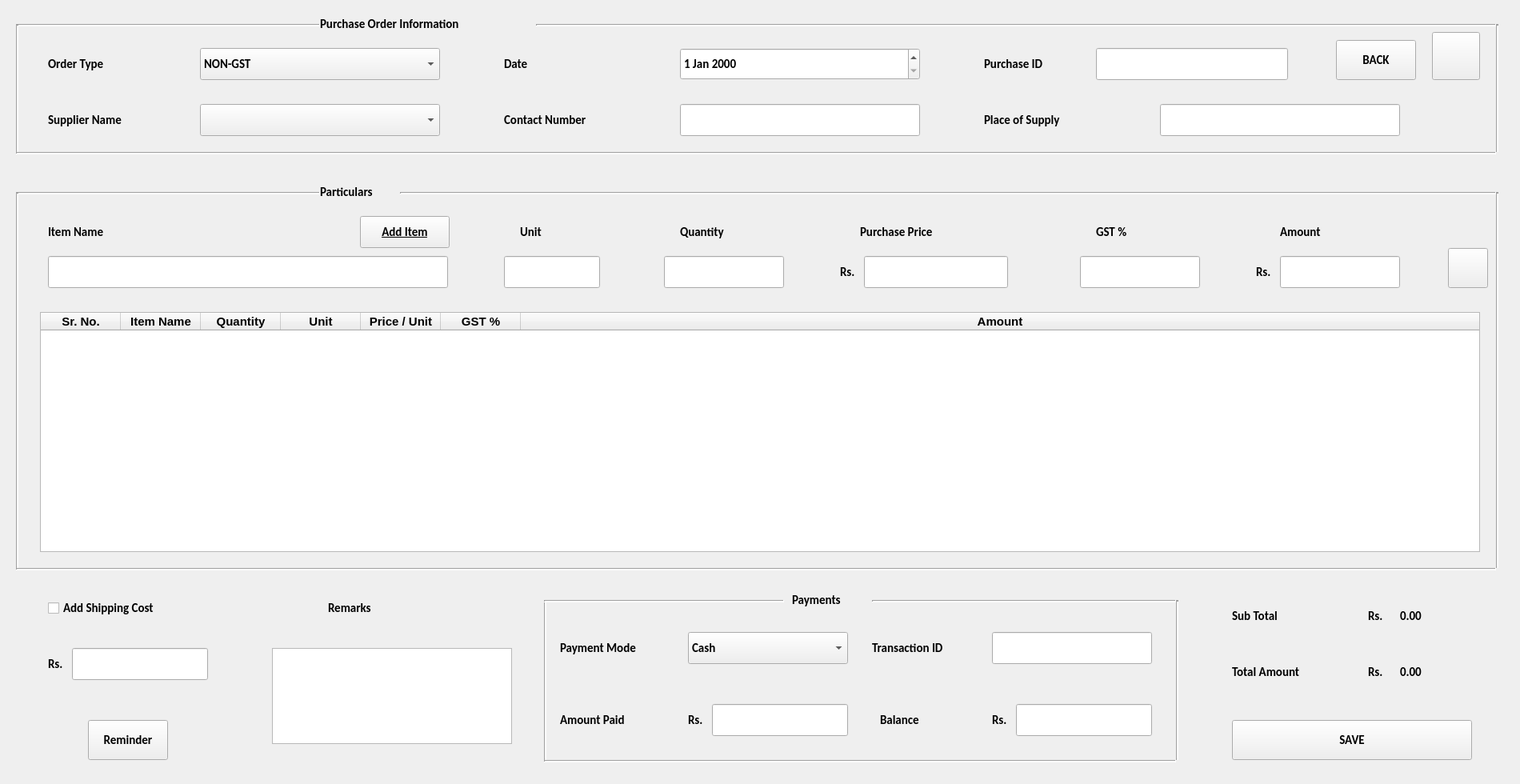
<?xml version="1.0" encoding="UTF-8"?>
<ui version="4.0">
 <class>Form</class>
 <widget class="QWidget" name="Form">
  <property name="geometry">
   <rect>
    <x>0</x>
    <y>0</y>
    <width>1900</width>
    <height>980</height>
   </rect>
  </property>
  <property name="sizePolicy">
   <sizepolicy hsizetype="Preferred" vsizetype="Preferred">
    <horstretch>0</horstretch>
    <verstretch>0</verstretch>
   </sizepolicy>
  </property>
  <property name="font">
   <font>
    <family>Calibri</family>
    <pointsize>11</pointsize>
    <weight>75</weight>
    <bold>true</bold>
   </font>
  </property>
  <property name="windowTitle">
   <string>New Purchases</string>
  </property>
  <widget class="QPushButton" name="homeButton">
   <property name="geometry">
    <rect>
     <x>1790</x>
     <y>40</y>
     <width>60</width>
     <height>60</height>
    </rect>
   </property>
   <property name="font">
    <font>
     <family>News706 BT</family>
     <pointsize>12</pointsize>
     <weight>75</weight>
     <bold>true</bold>
    </font>
   </property>
   <property name="text">
    <string/>
   </property>
   <property name="icon">
    <iconset>
     <normaloff>20.png</normaloff>20.png</iconset>
   </property>
   <property name="iconSize">
    <size>
     <width>80</width>
     <height>80</height>
    </size>
   </property>
  </widget>
  <widget class="QLabel" name="label">
   <property name="geometry">
    <rect>
     <x>400</x>
     <y>10</y>
     <width>300</width>
     <height>40</height>
    </rect>
   </property>
   <property name="text">
    <string>Purchase Order Information</string>
   </property>
  </widget>
  <widget class="QLabel" name="label_3">
   <property name="geometry">
    <rect>
     <x>400</x>
     <y>220</y>
     <width>100</width>
     <height>40</height>
    </rect>
   </property>
   <property name="text">
    <string>Particulars</string>
   </property>
  </widget>
  <widget class="QLabel" name="label_4">
   <property name="geometry">
    <rect>
     <x>60</x>
     <y>60</y>
     <width>150</width>
     <height>40</height>
    </rect>
   </property>
   <property name="text">
    <string>Order Type</string>
   </property>
  </widget>
  <widget class="QLabel" name="label_5">
   <property name="geometry">
    <rect>
     <x>60</x>
     <y>130</y>
     <width>150</width>
     <height>40</height>
    </rect>
   </property>
   <property name="text">
    <string>Supplier Name</string>
   </property>
  </widget>
  <widget class="QLabel" name="label_6">
   <property name="geometry">
    <rect>
     <x>630</x>
     <y>130</y>
     <width>200</width>
     <height>40</height>
    </rect>
   </property>
   <property name="text">
    <string>Contact Number</string>
   </property>
  </widget>
  <widget class="QLabel" name="label_7">
   <property name="geometry">
    <rect>
     <x>60</x>
     <y>270</y>
     <width>200</width>
     <height>40</height>
    </rect>
   </property>
   <property name="text">
    <string>Item Name</string>
   </property>
  </widget>
  <widget class="QDateEdit" name="dateEdit">
   <property name="geometry">
    <rect>
     <x>850</x>
     <y>60</y>
     <width>300</width>
     <height>40</height>
    </rect>
   </property>
  </widget>
  <widget class="QLabel" name="label_8">
   <property name="geometry">
    <rect>
     <x>630</x>
     <y>60</y>
     <width>200</width>
     <height>40</height>
    </rect>
   </property>
   <property name="text">
    <string>Date</string>
   </property>
  </widget>
  <widget class="QLabel" name="label_9">
   <property name="geometry">
    <rect>
     <x>1230</x>
     <y>130</y>
     <width>200</width>
     <height>40</height>
    </rect>
   </property>
   <property name="text">
    <string>Place of Supply</string>
   </property>
  </widget>
  <widget class="QLabel" name="label_10">
   <property name="geometry">
    <rect>
     <x>650</x>
     <y>270</y>
     <width>100</width>
     <height>40</height>
    </rect>
   </property>
   <property name="text">
    <string>Unit</string>
   </property>
  </widget>
  <widget class="QLabel" name="label_11">
   <property name="geometry">
    <rect>
     <x>850</x>
     <y>270</y>
     <width>100</width>
     <height>40</height>
    </rect>
   </property>
   <property name="text">
    <string>Quantity</string>
   </property>
  </widget>
  <widget class="QLabel" name="label_12">
   <property name="geometry">
    <rect>
     <x>1075</x>
     <y>270</y>
     <width>150</width>
     <height>40</height>
    </rect>
   </property>
   <property name="text">
    <string>Purchase Price</string>
   </property>
  </widget>
  <widget class="QLabel" name="label_13">
   <property name="geometry">
    <rect>
     <x>1370</x>
     <y>270</y>
     <width>100</width>
     <height>40</height>
    </rect>
   </property>
   <property name="text">
    <string>GST %</string>
   </property>
  </widget>
  <widget class="QLabel" name="label_14">
   <property name="geometry">
    <rect>
     <x>1600</x>
     <y>270</y>
     <width>100</width>
     <height>40</height>
    </rect>
   </property>
   <property name="text">
    <string>Amount</string>
   </property>
  </widget>
  <widget class="QCheckBox" name="shipping_CheckBox">
   <property name="geometry">
    <rect>
     <x>60</x>
     <y>740</y>
     <width>250</width>
     <height>40</height>
    </rect>
   </property>
   <property name="text">
    <string>Add Shipping Cost</string>
   </property>
  </widget>
  <widget class="QLabel" name="label_15">
   <property name="geometry">
    <rect>
     <x>700</x>
     <y>790</y>
     <width>150</width>
     <height>40</height>
    </rect>
   </property>
   <property name="text">
    <string>Payment Mode</string>
   </property>
  </widget>
  <widget class="QLabel" name="label_16">
   <property name="geometry">
    <rect>
     <x>1090</x>
     <y>790</y>
     <width>150</width>
     <height>40</height>
    </rect>
   </property>
   <property name="text">
    <string>Transaction ID</string>
   </property>
  </widget>
  <widget class="QLabel" name="label_17">
   <property name="geometry">
    <rect>
     <x>700</x>
     <y>880</y>
     <width>150</width>
     <height>40</height>
    </rect>
   </property>
   <property name="text">
    <string>Amount Paid</string>
   </property>
  </widget>
  <widget class="QLabel" name="label_18">
   <property name="geometry">
    <rect>
     <x>1100</x>
     <y>880</y>
     <width>150</width>
     <height>40</height>
    </rect>
   </property>
   <property name="text">
    <string>Balance</string>
   </property>
  </widget>
  <widget class="QLabel" name="label_19">
   <property name="geometry">
    <rect>
     <x>1540</x>
     <y>750</y>
     <width>100</width>
     <height>40</height>
    </rect>
   </property>
   <property name="text">
    <string>Sub Total</string>
   </property>
  </widget>
  <widget class="QLabel" name="label_20">
   <property name="geometry">
    <rect>
     <x>1540</x>
     <y>820</y>
     <width>130</width>
     <height>40</height>
    </rect>
   </property>
   <property name="text">
    <string>Total Amount</string>
   </property>
  </widget>
  <widget class="QLabel" name="label_21">
   <property name="geometry">
    <rect>
     <x>990</x>
     <y>730</y>
     <width>100</width>
     <height>40</height>
    </rect>
   </property>
   <property name="text">
    <string>Payments</string>
   </property>
  </widget>
  <widget class="Line" name="line">
   <property name="geometry">
    <rect>
     <x>20</x>
     <y>30</y>
     <width>380</width>
     <height>3</height>
    </rect>
   </property>
   <property name="lineWidth">
    <number>2</number>
   </property>
   <property name="orientation">
    <enum>Qt::Horizontal</enum>
   </property>
  </widget>
  <widget class="Line" name="line_2">
   <property name="geometry">
    <rect>
     <x>20</x>
     <y>30</y>
     <width>3</width>
     <height>160</height>
    </rect>
   </property>
   <property name="lineWidth">
    <number>2</number>
   </property>
   <property name="orientation">
    <enum>Qt::Vertical</enum>
   </property>
  </widget>
  <widget class="Line" name="line_3">
   <property name="geometry">
    <rect>
     <x>670</x>
     <y>30</y>
     <width>1200</width>
     <height>3</height>
    </rect>
   </property>
   <property name="font">
    <font>
     <pointsize>11</pointsize>
    </font>
   </property>
   <property name="lineWidth">
    <number>2</number>
   </property>
   <property name="orientation">
    <enum>Qt::Horizontal</enum>
   </property>
  </widget>
  <widget class="Line" name="line_4">
   <property name="geometry">
    <rect>
     <x>1870</x>
     <y>30</y>
     <width>3</width>
     <height>160</height>
    </rect>
   </property>
   <property name="lineWidth">
    <number>2</number>
   </property>
   <property name="orientation">
    <enum>Qt::Vertical</enum>
   </property>
  </widget>
  <widget class="QComboBox" name="orderType_CB">
   <property name="geometry">
    <rect>
     <x>250</x>
     <y>60</y>
     <width>300</width>
     <height>40</height>
    </rect>
   </property>
   <item>
    <property name="text">
     <string>NON-GST</string>
    </property>
   </item>
   <item>
    <property name="text">
     <string>GST</string>
    </property>
   </item>
  </widget>
  <widget class="QComboBox" name="supplier_CB">
   <property name="geometry">
    <rect>
     <x>250</x>
     <y>130</y>
     <width>300</width>
     <height>40</height>
    </rect>
   </property>
  </widget>
  <widget class="Line" name="line_5">
   <property name="geometry">
    <rect>
     <x>20</x>
     <y>190</y>
     <width>1850</width>
     <height>3</height>
    </rect>
   </property>
   <property name="font">
    <font>
     <pointsize>11</pointsize>
    </font>
   </property>
   <property name="lineWidth">
    <number>2</number>
   </property>
   <property name="orientation">
    <enum>Qt::Horizontal</enum>
   </property>
  </widget>
  <widget class="QLineEdit" name="contact_Edit">
   <property name="geometry">
    <rect>
     <x>850</x>
     <y>130</y>
     <width>300</width>
     <height>40</height>
    </rect>
   </property>
  </widget>
  <widget class="QLineEdit" name="place_Edit">
   <property name="geometry">
    <rect>
     <x>1450</x>
     <y>130</y>
     <width>300</width>
     <height>40</height>
    </rect>
   </property>
  </widget>
  <widget class="Line" name="line_6">
   <property name="geometry">
    <rect>
     <x>20</x>
     <y>240</y>
     <width>380</width>
     <height>3</height>
    </rect>
   </property>
   <property name="lineWidth">
    <number>2</number>
   </property>
   <property name="orientation">
    <enum>Qt::Horizontal</enum>
   </property>
  </widget>
  <widget class="Line" name="line_7">
   <property name="geometry">
    <rect>
     <x>20</x>
     <y>240</y>
     <width>3</width>
     <height>470</height>
    </rect>
   </property>
   <property name="lineWidth">
    <number>2</number>
   </property>
   <property name="orientation">
    <enum>Qt::Vertical</enum>
   </property>
  </widget>
  <widget class="Line" name="line_8">
   <property name="geometry">
    <rect>
     <x>500</x>
     <y>240</y>
     <width>1370</width>
     <height>3</height>
    </rect>
   </property>
   <property name="font">
    <font>
     <pointsize>11</pointsize>
    </font>
   </property>
   <property name="lineWidth">
    <number>2</number>
   </property>
   <property name="orientation">
    <enum>Qt::Horizontal</enum>
   </property>
  </widget>
  <widget class="Line" name="line_9">
   <property name="geometry">
    <rect>
     <x>1870</x>
     <y>240</y>
     <width>3</width>
     <height>470</height>
    </rect>
   </property>
   <property name="lineWidth">
    <number>2</number>
   </property>
   <property name="orientation">
    <enum>Qt::Vertical</enum>
   </property>
  </widget>
  <widget class="QLineEdit" name="itemName_Edit">
   <property name="geometry">
    <rect>
     <x>60</x>
     <y>320</y>
     <width>500</width>
     <height>40</height>
    </rect>
   </property>
  </widget>
  <widget class="QPushButton" name="addItemButton">
   <property name="geometry">
    <rect>
     <x>450</x>
     <y>270</y>
     <width>112</width>
     <height>40</height>
    </rect>
   </property>
   <property name="font">
    <font>
     <underline>true</underline>
    </font>
   </property>
   <property name="text">
    <string>Add Item</string>
   </property>
  </widget>
  <widget class="QLineEdit" name="unit_Edit">
   <property name="geometry">
    <rect>
     <x>630</x>
     <y>320</y>
     <width>120</width>
     <height>40</height>
    </rect>
   </property>
  </widget>
  <widget class="QLineEdit" name="quantity_Edit">
   <property name="geometry">
    <rect>
     <x>830</x>
     <y>320</y>
     <width>150</width>
     <height>40</height>
    </rect>
   </property>
  </widget>
  <widget class="QLineEdit" name="purchase_Edit">
   <property name="geometry">
    <rect>
     <x>1080</x>
     <y>320</y>
     <width>180</width>
     <height>40</height>
    </rect>
   </property>
  </widget>
  <widget class="QLabel" name="label_2">
   <property name="geometry">
    <rect>
     <x>1050</x>
     <y>320</y>
     <width>30</width>
     <height>40</height>
    </rect>
   </property>
   <property name="text">
    <string>Rs.</string>
   </property>
  </widget>
  <widget class="QLineEdit" name="gst_Edit">
   <property name="geometry">
    <rect>
     <x>1350</x>
     <y>320</y>
     <width>150</width>
     <height>40</height>
    </rect>
   </property>
  </widget>
  <widget class="QLineEdit" name="amount_Edit">
   <property name="geometry">
    <rect>
     <x>1600</x>
     <y>320</y>
     <width>150</width>
     <height>40</height>
    </rect>
   </property>
  </widget>
  <widget class="QLabel" name="label_22">
   <property name="geometry">
    <rect>
     <x>1570</x>
     <y>320</y>
     <width>30</width>
     <height>40</height>
    </rect>
   </property>
   <property name="text">
    <string>Rs.</string>
   </property>
  </widget>
  <widget class="QPushButton" name="addButton">
   <property name="geometry">
    <rect>
     <x>1810</x>
     <y>310</y>
     <width>50</width>
     <height>50</height>
    </rect>
   </property>
   <property name="text">
    <string/>
   </property>
  </widget>
  <widget class="QTableWidget" name="tableWidget">
   <property name="geometry">
    <rect>
     <x>50</x>
     <y>390</y>
     <width>1800</width>
     <height>300</height>
    </rect>
   </property>
   <property name="font">
    <font>
     <family>Arial</family>
     <pointsize>11</pointsize>
     <weight>75</weight>
     <bold>true</bold>
    </font>
   </property>
   <attribute name="horizontalHeaderShowSortIndicator" stdset="0">
    <bool>true</bool>
   </attribute>
   <attribute name="horizontalHeaderStretchLastSection">
    <bool>true</bool>
   </attribute>
   <column>
    <property name="text">
     <string>Sr. No.</string>
    </property>
   </column>
   <column>
    <property name="text">
     <string>Item Name</string>
    </property>
   </column>
   <column>
    <property name="text">
     <string>Quantity</string>
    </property>
   </column>
   <column>
    <property name="text">
     <string>Unit</string>
    </property>
   </column>
   <column>
    <property name="text">
     <string>Price / Unit</string>
    </property>
   </column>
   <column>
    <property name="text">
     <string>GST %</string>
    </property>
   </column>
   <column>
    <property name="text">
     <string>Amount</string>
    </property>
   </column>
  </widget>
  <widget class="Line" name="line_10">
   <property name="geometry">
    <rect>
     <x>20</x>
     <y>710</y>
     <width>1850</width>
     <height>3</height>
    </rect>
   </property>
   <property name="font">
    <font>
     <pointsize>11</pointsize>
    </font>
   </property>
   <property name="lineWidth">
    <number>2</number>
   </property>
   <property name="orientation">
    <enum>Qt::Horizontal</enum>
   </property>
  </widget>
  <widget class="QLineEdit" name="shipAmount_Edit">
   <property name="geometry">
    <rect>
     <x>90</x>
     <y>810</y>
     <width>170</width>
     <height>40</height>
    </rect>
   </property>
  </widget>
  <widget class="QLabel" name="label_23">
   <property name="geometry">
    <rect>
     <x>60</x>
     <y>810</y>
     <width>30</width>
     <height>40</height>
    </rect>
   </property>
   <property name="text">
    <string>Rs.</string>
   </property>
  </widget>
  <widget class="QPushButton" name="reminderButton">
   <property name="geometry">
    <rect>
     <x>110</x>
     <y>900</y>
     <width>100</width>
     <height>50</height>
    </rect>
   </property>
   <property name="text">
    <string>Reminder</string>
   </property>
  </widget>
  <widget class="QPushButton" name="saveButton">
   <property name="geometry">
    <rect>
     <x>1540</x>
     <y>900</y>
     <width>300</width>
     <height>50</height>
    </rect>
   </property>
   <property name="text">
    <string>SAVE</string>
   </property>
  </widget>
  <widget class="QLabel" name="label_24">
   <property name="geometry">
    <rect>
     <x>1710</x>
     <y>750</y>
     <width>30</width>
     <height>40</height>
    </rect>
   </property>
   <property name="text">
    <string>Rs.</string>
   </property>
  </widget>
  <widget class="QLabel" name="label_25">
   <property name="geometry">
    <rect>
     <x>1710</x>
     <y>820</y>
     <width>30</width>
     <height>40</height>
    </rect>
   </property>
   <property name="text">
    <string>Rs.</string>
   </property>
  </widget>
  <widget class="QLabel" name="subAmount_label">
   <property name="geometry">
    <rect>
     <x>1750</x>
     <y>750</y>
     <width>100</width>
     <height>40</height>
    </rect>
   </property>
   <property name="text">
    <string>0.00</string>
   </property>
  </widget>
  <widget class="QLabel" name="tamount_label">
   <property name="geometry">
    <rect>
     <x>1750</x>
     <y>820</y>
     <width>100</width>
     <height>40</height>
    </rect>
   </property>
   <property name="text">
    <string>0.00</string>
   </property>
  </widget>
  <widget class="QLabel" name="label_28">
   <property name="geometry">
    <rect>
     <x>860</x>
     <y>880</y>
     <width>30</width>
     <height>40</height>
    </rect>
   </property>
   <property name="text">
    <string>Rs.</string>
   </property>
  </widget>
  <widget class="QLineEdit" name="amountPaid_Edit">
   <property name="geometry">
    <rect>
     <x>890</x>
     <y>880</y>
     <width>170</width>
     <height>40</height>
    </rect>
   </property>
  </widget>
  <widget class="QLabel" name="label_29">
   <property name="geometry">
    <rect>
     <x>1240</x>
     <y>880</y>
     <width>30</width>
     <height>40</height>
    </rect>
   </property>
   <property name="text">
    <string>Rs.</string>
   </property>
  </widget>
  <widget class="QLineEdit" name="balance_Edit">
   <property name="geometry">
    <rect>
     <x>1270</x>
     <y>880</y>
     <width>170</width>
     <height>40</height>
    </rect>
   </property>
  </widget>
  <widget class="QComboBox" name="paymode_CB">
   <property name="geometry">
    <rect>
     <x>860</x>
     <y>790</y>
     <width>200</width>
     <height>40</height>
    </rect>
   </property>
   <item>
    <property name="text">
     <string>Cash</string>
    </property>
   </item>
   <item>
    <property name="text">
     <string>Cheque</string>
    </property>
   </item>
   <item>
    <property name="text">
     <string>Online</string>
    </property>
   </item>
   <item>
    <property name="text">
     <string>Bank Transfer</string>
    </property>
   </item>
  </widget>
  <widget class="QLineEdit" name="transactionId_Edit">
   <property name="geometry">
    <rect>
     <x>1240</x>
     <y>790</y>
     <width>200</width>
     <height>40</height>
    </rect>
   </property>
  </widget>
  <widget class="Line" name="line_11">
   <property name="geometry">
    <rect>
     <x>1470</x>
     <y>750</y>
     <width>3</width>
     <height>200</height>
    </rect>
   </property>
   <property name="lineWidth">
    <number>2</number>
   </property>
   <property name="orientation">
    <enum>Qt::Vertical</enum>
   </property>
  </widget>
  <widget class="Line" name="line_12">
   <property name="geometry">
    <rect>
     <x>680</x>
     <y>750</y>
     <width>3</width>
     <height>200</height>
    </rect>
   </property>
   <property name="lineWidth">
    <number>2</number>
   </property>
   <property name="orientation">
    <enum>Qt::Vertical</enum>
   </property>
  </widget>
  <widget class="Line" name="line_13">
   <property name="geometry">
    <rect>
     <x>1090</x>
     <y>750</y>
     <width>380</width>
     <height>3</height>
    </rect>
   </property>
   <property name="lineWidth">
    <number>2</number>
   </property>
   <property name="orientation">
    <enum>Qt::Horizontal</enum>
   </property>
  </widget>
  <widget class="Line" name="line_14">
   <property name="geometry">
    <rect>
     <x>680</x>
     <y>750</y>
     <width>300</width>
     <height>3</height>
    </rect>
   </property>
   <property name="lineWidth">
    <number>2</number>
   </property>
   <property name="orientation">
    <enum>Qt::Horizontal</enum>
   </property>
  </widget>
  <widget class="Line" name="line_15">
   <property name="geometry">
    <rect>
     <x>680</x>
     <y>950</y>
     <width>790</width>
     <height>3</height>
    </rect>
   </property>
   <property name="lineWidth">
    <number>2</number>
   </property>
   <property name="orientation">
    <enum>Qt::Horizontal</enum>
   </property>
  </widget>
  <widget class="QLabel" name="label_30">
   <property name="geometry">
    <rect>
     <x>410</x>
     <y>740</y>
     <width>150</width>
     <height>40</height>
    </rect>
   </property>
   <property name="text">
    <string>Remarks</string>
   </property>
  </widget>
  <widget class="QTextEdit" name="textEdit">
   <property name="geometry">
    <rect>
     <x>340</x>
     <y>810</y>
     <width>300</width>
     <height>120</height>
    </rect>
   </property>
  </widget>
  <widget class="QPushButton" name="backButton">
   <property name="geometry">
    <rect>
     <x>1670</x>
     <y>50</y>
     <width>100</width>
     <height>50</height>
    </rect>
   </property>
   <property name="text">
    <string>BACK</string>
   </property>
  </widget>
  <widget class="QLabel" name="label_26">
   <property name="geometry">
    <rect>
     <x>1230</x>
     <y>60</y>
     <width>125</width>
     <height>40</height>
    </rect>
   </property>
   <property name="text">
    <string>Purchase ID</string>
   </property>
  </widget>
  <widget class="QLineEdit" name="place_Edit_2">
   <property name="geometry">
    <rect>
     <x>1370</x>
     <y>60</y>
     <width>240</width>
     <height>40</height>
    </rect>
   </property>
  </widget>
 </widget>
 <resources/>
 <connections/>
</ui>
